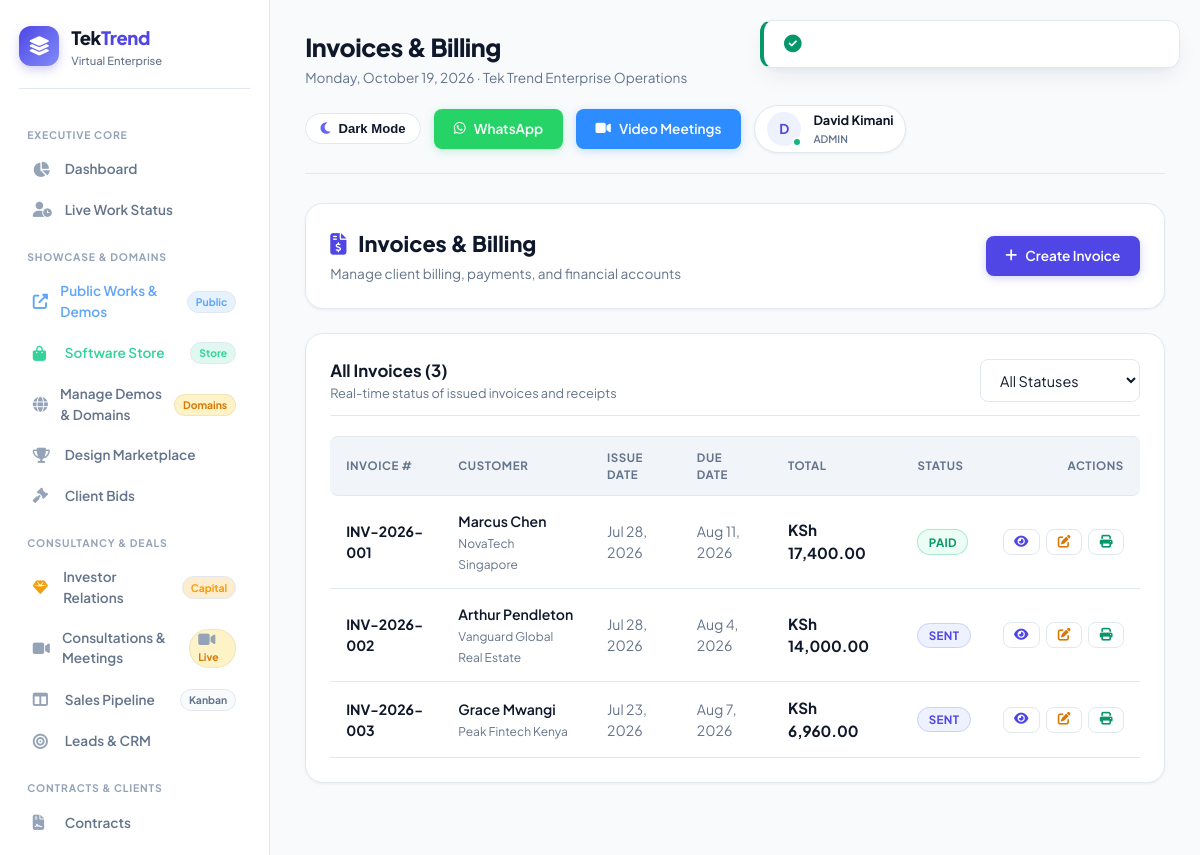
The page /invoices (signed in) on the database its author committed.
### tables this page shows
CREATE TABLE `invoices` (
    `id` INT UNSIGNED NOT NULL AUTO_INCREMENT,
    `customer_id` INT UNSIGNED NOT NULL,
    `invoice_number` VARCHAR(50) NOT NULL,
    `issue_date` DATE NOT NULL,
    `due_date` DATE NOT NULL,
    `subtotal` DECIMAL(12,2) DEFAULT 0.00,
    `tax_amount` DECIMAL(12,2) DEFAULT 0.00,
    `discount_amount` DECIMAL(12,2) DEFAULT 0.00,
    `total` DECIMAL(12,2) DEFAULT 0.00,
    `tax_rate_id` INT UNSIGNED DEFAULT NULL,
    `status` ENUM('draft','sent','paid','partial','overdue','cancelled') DEFAULT 'draft',
    `notes` TEXT,
    `created_by` INT UNSIGNED DEFAULT NULL,
    `created_at` TIMESTAMP DEFAULT CURRENT_TIMESTAMP,
    `updated_at` TIMESTAMP DEFAULT CURRENT_TIMESTAMP ON UPDATE CURRENT_TIMESTAMP,
    PRIMARY KEY (`id`),
    UNIQUE KEY `invoice_number` (`invoice_number`),
    KEY `customer_id` (`customer_id`),
    KEY `status` (`status`),
    KEY `due_date` (`due_date`)
);

CREATE TABLE `customers` (
    `id` INT UNSIGNED NOT NULL AUTO_INCREMENT,
    `user_id` INT UNSIGNED DEFAULT NULL,
    `first_name` VARCHAR(50) NOT NULL,
    `last_name` VARCHAR(50) NOT NULL,
    `email` VARCHAR(100) DEFAULT NULL,
    `phone` VARCHAR(20) DEFAULT NULL,
    `company` VARCHAR(100) DEFAULT NULL,
    `address` TEXT,
    `city` VARCHAR(100) DEFAULT NULL,
    `state` VARCHAR(100) DEFAULT NULL,
    `zip_code` VARCHAR(20) DEFAULT NULL,
    `country` VARCHAR(100) DEFAULT NULL,
    `tax_id` VARCHAR(50) DEFAULT NULL,
    `notes` TEXT,
    `status` ENUM('active','inactive') DEFAULT 'active',
    `created_at` TIMESTAMP DEFAULT CURRENT_TIMESTAMP,
    `updated_at` TIMESTAMP DEFAULT CURRENT_TIMESTAMP ON UPDATE CURRENT_TIMESTAMP,
    PRIMARY KEY (`id`),
    KEY `email` (`email`),
    KEY `user_id` (`user_id`),
    KEY `company` (`company`)
);

### app/views/invoices/index.php (the view, shortened to what the rows shown need)
<div class="card mb-4">
    <div style="display: flex; justify-content: space-between; align-items: center; flex-wrap: wrap; gap: 1rem;">
        <div>
            <h2 style="font-size: 1.35rem; font-weight: 800; color: var(--text-main); margin-bottom: 0.25rem;">
                <i class="fas fa-file-invoice-dollar" style="color: var(--primary); margin-right: 0.5rem;"></i> Invoices & Billing
            </h2>
            <p style="color: var(--text-muted); font-size: 0.85rem;">Manage client billing, payments, and financial accounts</p>
        </div>
        <div style="display: flex; gap: 0.75rem; align-items: center;">
            <a href="<?= eurl('/invoices/create') ?>" class="btn btn-primary">
                <i class="fas fa-plus"></i> Create Invoice
            </a>
        </div>
    </div>
</div>
<div class="card">
    <div class="card-header">
        <div>
            <h3 class="card-title">All Invoices (<?= count($invoices) ?>)</h3>
            <p class="card-subtitle">Real-time status of issued invoices and receipts</p>
        </div>
        <div style="display: flex; align-items: center; gap: 0.75rem;">
            <select name="status" onchange="window.location='<?= eurl('/invoices') ?>?status='+this.value" class="form-control" style="width: auto; min-width: 160px;">
                <option value="">All Statuses</option>
            </select>
        </div>
    </div>
    <div class="table-responsive">
        <table class="table">
            <thead>
                <tr>
                    <th>Invoice #</th>
                    <th>Customer</th>
                    <th>Issue Date</th>
                    <th>Due Date</th>
                    <th>Total</th>
                    <th>Status</th>
                    <th style="text-align: right;">Actions</th>
                </tr>
            </thead>
            <tbody>
                <?php if (empty($invoices)): ?>
                    <tr>
                        <td colspan="7" style="text-align: center; padding: 2.5rem 1rem; color: var(--text-muted);">
                            <i class="fas fa-receipt" style="font-size: 2rem; color: var(--text-light); margin-bottom: 0.75rem; display: block;"></i>
                            No invoices found. <a href="<?= eurl('/invoices/create') ?>" style="color: var(--primary); font-weight: 600;">Create your first invoice</a>.
                        </td>
                    </tr>
                <?php else: ?>
                    <?php foreach ($invoices as $inv): ?>
                        <tr>
                            <td>
                                <strong style="color: var(--text-main); font-weight: 700;"><?= sanitize($inv['invoice_number']) ?></strong>
                            </td>
                            <td>
                                <div style="font-weight: 600; color: var(--text-main);"><?= sanitize($inv['first_name'] . ' ' . $inv['last_name']) ?></div>
                                <?php if (!empty($inv['company'])): ?>
                                    <small style="color: var(--text-muted); font-size: 0.75rem;"><?= sanitize($inv['company']) ?></small>
                                <?php endif; ?>
                            </td>
                            <td style="color: var(--text-muted);"><?= formatDate($inv['issue_date']) ?></td>
                            <td style="color: var(--text-muted);"><?= formatDate($inv['due_date']) ?></td>
                            <td>
                                <strong style="color: var(--text-main); font-size: 0.95rem;"><?= formatCurrency($inv['total']) ?></strong>
                            </td>
                            <td>
                                <span class="badge <?= sanitize($inv['status']) ?>"><?= ucfirst(sanitize($inv['status'])) ?></span>
                            </td>
                            <td style="text-align: right;">
                                <div style="display: inline-flex; gap: 0.4rem;">
                                    <a href="<?= eurl('/invoices/' . $inv['id']) ?>" class="btn btn-outline" style="padding: 0.35rem 0.65rem; font-size: 0.8rem;" title="View Details">
                                        <i class="fas fa-eye" style="color: var(--primary);"></i>
                                    </a>
                                    <a href="<?= eurl('/invoices/' . $inv['id'] . '/edit') ?>" class="btn btn-outline" style="padding: 0.35rem 0.65rem; font-size: 0.8rem;" title="Edit">
                                        <i class="fas fa-edit" style="color: var(--accent);"></i>
                                    </a>
                                    <a href="<?= eurl('/invoices/' . $inv['id'] . '/pdf') ?>" target="_blank" class="btn btn-outline" style="padding: 0.35rem 0.65rem; font-size: 0.8rem;" title="Print PDF">
                                        <i class="fas fa-print" style="color: var(--success);"></i>
                                    </a>
                                </div>
                            </td>
                        </tr>
                    <?php endforeach; ?>
                <?php endif; ?>
            </tbody>
        </table>
    </div>
</div>

### app/core/Router.php (shortened to what the rows shown need)
<?php
class Router {
    private $routes = [];
    private function addRoute($method, $path, $handler, $middleware = []) {
        $this->routes[] = [
            'method'      => $method,
            'path'        => $path,
            'handler'     => $handler,
            'middleware'  => $middleware
        ];
    }
    public function dispatch() {
        $method = $_SERVER['REQUEST_METHOD'];
        $requestPath = parse_url($_SERVER['REQUEST_URI'], PHP_URL_PATH);
        $requestPath = '/' . ltrim($requestPath, '/');
        foreach ($this->routes as $route) {
            if ($route['method'] !== 'ANY' && $route['method'] !== $method) {
                continue;
            }
            $pattern = preg_replace('#\{[^}]+\}#', '([^/]+)', $route['path']);
            $pattern = '#^' . $pattern . '$#';
            if (preg_match($pattern, $requestPath, $matches)) {
                $params = [];
                $this->executeHandler($route['handler'], $params);
                return;
            }
        }
    }
    private function executeHandler($handler, $params = []) {
        if (is_string($handler)) {
            $parts = explode('@', $handler);
            if (count($parts) === 2) {
                $controllerName = $parts[0];
                $methodName = $parts[1];
                if (class_exists($controllerName)) {
                    $controller = new $controllerName();
                    if (method_exists($controller, $methodName)) {
                        call_user_func_array([$controller, $methodName], $params);
                        return;
                    }
                }
            }
        }
    }
}

### rows shown on the page
invoices: invoice_number "INV-2026-001", customer.last_name "Marcus Chen", customer.company "NovaTech Singapore", issue_date "Jul 28, 2026", due_date "Aug 11, 2026", total "KSh 17,400.00", status "PAID"
invoices: invoice_number "INV-2026-002", customer.last_name "Arthur Pendleton", customer.company "Vanguard Global Real Estate", issue_date "Jul 28, 2026", due_date "Aug 4, 2026", total "KSh 14,000.00", status "SENT"
invoices: invoice_number "INV-2026-003", customer.last_name "Grace Mwangi", customer.company "Peak Fintech Kenya", issue_date "Jul 23, 2026", due_date "Aug 7, 2026", total "KSh 6,960.00", status "SENT"

### other values the page prints
count($invoices) "3"
